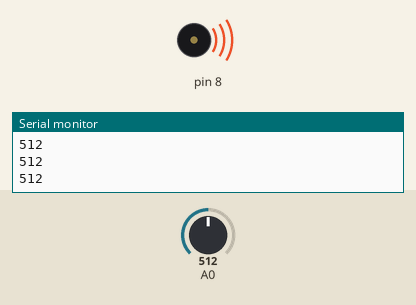
This sketch was run on a simulated Arduino Uno, built with avr-gcc and run on an emulated ATmega328P. Parts: buzzer (waves = sounding), the last lines printed to the serial monitor. The inputs (shaded band) are chosen by the test bench; at power-on: A0 = 512.

Above: at 1.2 s.
1.3 s: A0 set to 487
At 1.9 s:
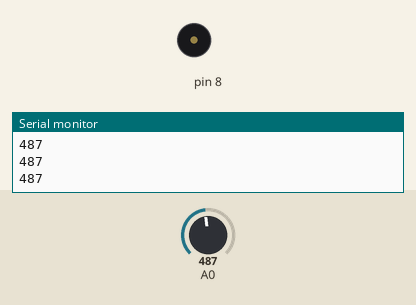
2.8 s: A0 set to 511
At 3.2 s:
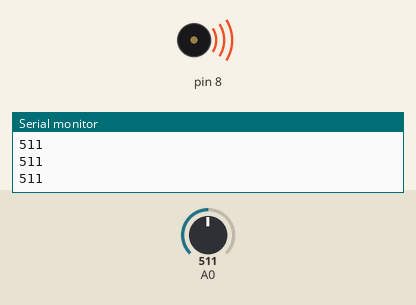
4.3 s: A0 set to 495
At 5.5 s:
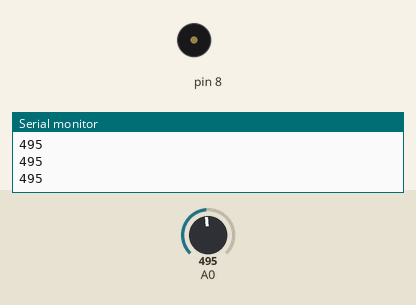
Timing chart, 0 to 7.3 s (numbered marks = the images above; inputs shaded):
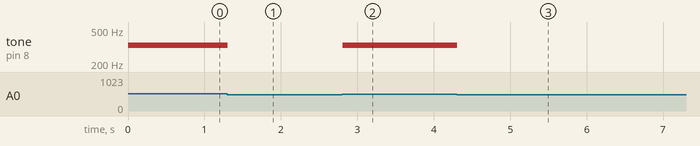

The sketch:

Code.ino
```cpp
/*
  Arduino Starter Kit example
  Project 7 - Keyboard

  This sketch is written to accompany Project 7 in the Arduino Starter Kit

  Parts required:
  - two 10 kilohm resistors
  - 1 megohm resistor
  - 220 ohm resistor
  - four pushbuttons
  - piezo

  created 13 Sep 2012
  by Scott Fitzgerald

  http://www.arduino.cc/starterKit

  This example code is part of the public domain.
*/

// create an array of notes
// the numbers below correspond to the frequencies of middle C, D, E, and F
int notes[] = {262, 294, 330, 349};

void setup() {
  //start serial communication
  Serial.begin(9600);
}

void loop() {
  // create a local variable to hold the input on pin A0
  int keyVal = analogRead(A0);
  // send the value from A0 to the Serial Monitor
  Serial.println(keyVal);

  // play the note corresponding to each value on A0
  if (keyVal == 1023) {
    // play the first frequency in the array on pin 8
    tone(8, notes[0]);
  } else if (keyVal >= 990 && keyVal <= 1010) {
    // play the second frequency in the array on pin 8
    tone(8, notes[1]);
  } else if (keyVal >= 505 && keyVal <= 515) {
    // play the third frequency in the array on pin 8
    tone(8, notes[2]);
  } else if (keyVal >= 930 && keyVal <= 931) {
    // play the fourth frequency in the array on pin 8
    tone(8, notes[3]);
  } else {
    // if the value is out of range, play no tone
    noTone(8);
  }
}
```

Measured:
- the behaviour switches between 505 and 504 on A0 (found by bisection; images 0 and 1)
- after the input at 1.3 s, tone on pin 8: 330 Hz → silent at once
- after the input at 2.8 s, tone on pin 8: silent → 330 Hz at once
- after the input at 4.3 s, tone on pin 8: 330 Hz → silent at once
